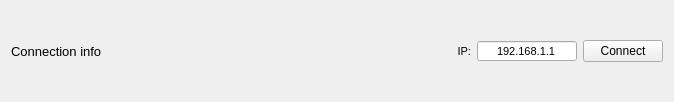
<?xml version="1.0" encoding="UTF-8"?>
<ui version="4.0">
 <class>connectionBar</class>
 <widget class="QWidget" name="connectionBar">
  <property name="geometry">
   <rect>
    <x>0</x>
    <y>0</y>
    <width>674</width>
    <height>102</height>
   </rect>
  </property>
  <property name="windowTitle">
   <string>connectionBar</string>
  </property>
  <property name="styleSheet">
   <string notr="true"/>
  </property>
  <layout class="QHBoxLayout" name="horizontalLayout">
   <property name="spacing">
    <number>6</number>
   </property>
   <property name="topMargin">
    <number>0</number>
   </property>
   <property name="bottomMargin">
    <number>0</number>
   </property>
   <item>
    <widget class="QLabel" name="l_connection">
     <property name="font">
      <font>
       <pointsize>10</pointsize>
      </font>
     </property>
     <property name="text">
      <string>Connection info</string>
     </property>
    </widget>
   </item>
   <item>
    <widget class="QLabel" name="l_ip">
     <property name="font">
      <font>
       <pointsize>8</pointsize>
      </font>
     </property>
     <property name="text">
      <string>IP:</string>
     </property>
     <property name="alignment">
      <set>Qt::AlignRight|Qt::AlignTrailing|Qt::AlignVCenter</set>
     </property>
    </widget>
   </item>
   <item>
    <widget class="QLineEdit" name="ip_text">
     <property name="enabled">
      <bool>true</bool>
     </property>
     <property name="sizePolicy">
      <sizepolicy hsizetype="Maximum" vsizetype="Fixed">
       <horstretch>0</horstretch>
       <verstretch>0</verstretch>
      </sizepolicy>
     </property>
     <property name="minimumSize">
      <size>
       <width>100</width>
       <height>20</height>
      </size>
     </property>
     <property name="maximumSize">
      <size>
       <width>100</width>
       <height>20</height>
      </size>
     </property>
     <property name="font">
      <font>
       <pointsize>8</pointsize>
      </font>
     </property>
     <property name="inputMask">
      <string/>
     </property>
     <property name="text">
      <string>192.168.1.1</string>
     </property>
     <property name="alignment">
      <set>Qt::AlignCenter</set>
     </property>
    </widget>
   </item>
   <item>
    <widget class="QPushButton" name="b_connect">
     <property name="sizePolicy">
      <sizepolicy hsizetype="Maximum" vsizetype="Fixed">
       <horstretch>0</horstretch>
       <verstretch>0</verstretch>
      </sizepolicy>
     </property>
     <property name="autoFillBackground">
      <bool>false</bool>
     </property>
     <property name="styleSheet">
      <string notr="true"/>
     </property>
     <property name="text">
      <string>Connect</string>
     </property>
    </widget>
   </item>
  </layout>
 </widget>
 <resources/>
 <connections/>
</ui>
